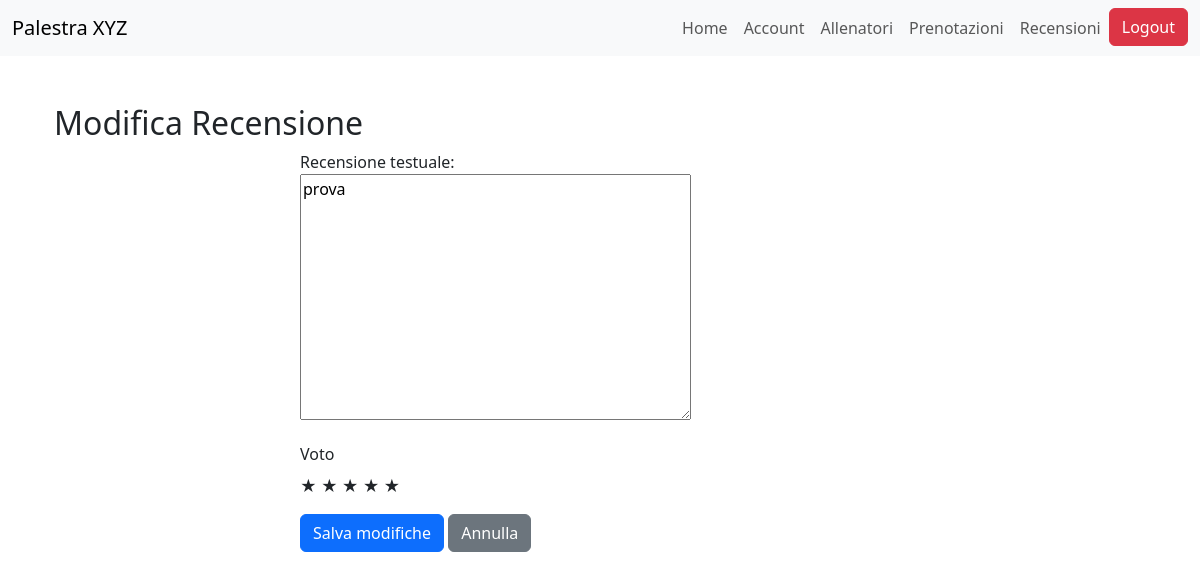
The page /reviews/15/modifica/ (signed in) on the database as committed earlier.
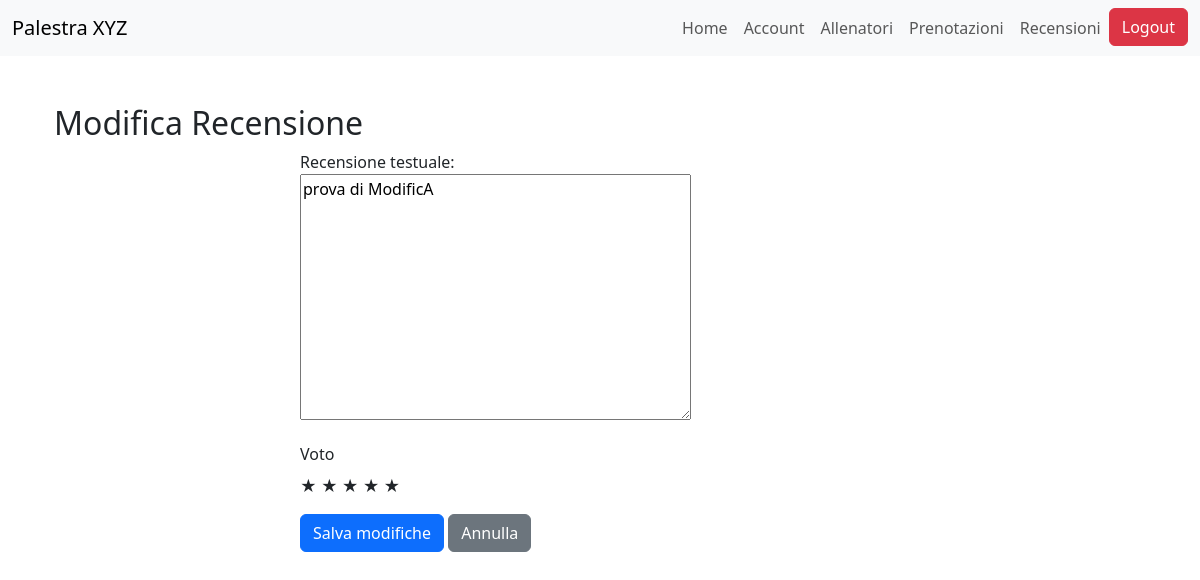
The same page on the database as committed later.
### reviews/models.py (models this page shows, shortened)
class Recensione(models.Model):
    registrato_utente = models.ForeignKey(RegistratoUtente, on_delete=models.CASCADE)
    personal_trainer = models.ForeignKey(PersonalTrainer, on_delete=models.CASCADE)
    recensione_testuale = models.TextField(max_length=500)
    voto = models.PositiveSmallIntegerField(choices=[(i, str(i)) for i in range(1, 6)])  # Voti da 1 a 5 stelle
    data_recensione = models.DateTimeField(auto_now_add=True)
    class Meta:
        verbose_name_plural = "Recensioni"
        constraints = [
            models.UniqueConstraint(fields=['registrato_utente', 'personal_trainer'], name='unique_recensione_per_trainer')
        ]

### reviews/views.py (the view, shortened to what this page needs)
# urls.py: path('<int:pk>/modifica/', RecensioneUpdateView.as_view(), name='recensione_update'),
class RecensioneUpdateView(LoginRequiredMixin, UpdateView):
    model = Recensione
    template_name = 'reviews/recensione_update.html'
    fields = ['recensione_testuale', 'voto']
    context_object_name = 'recensione'
    success_url = reverse_lazy('reviews:review_success')

### reviews/templates/reviews/recensione_update.html (shortened to what this page needs)
{% extends 'reviews/base.html' %}
{% block content %}
<div class="container mt-5">
  <h2>Modifica Recensione</h2>
  <form method="POST" class="mx-auto" style="max-width: 600px;">
      <div class="form-group mb-3">
        {{ form.recensione_testuale.label_tag }}<br>
        {{ form.recensione_testuale }}
      </div>
      <div class="form-group mb-3">
        <label for="voto" class="form-label">{{ form.voto.label }}</label>
        <div class="star-rating">
          {% for i in "12345" %}
            <label for="star{{ i }}" class="star">&#9733;</label>
          {% endfor %}
        </div>
      </div>
    <div class="form-group">
      <button type="submit" class="btn btn-primary">Salva modifiche</button>
      <a href="{% url 'reviews:lista_recensioni' %}" class="btn btn-secondary">Annulla</a>
    </div>
  </form>
</div>
{% endblock %}

Rows that differ between the two databases and show on the page:
changed Recensione: recensione_testuale "prova" → "prova di ModificA"
